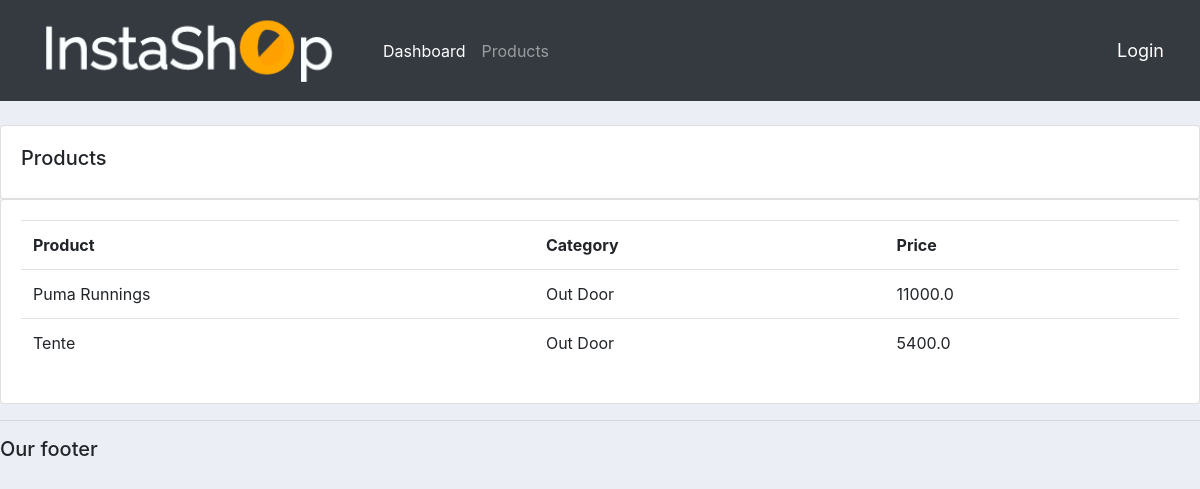
Screenshot of /products/ with the database file from the repository.
### accounts/models.py (models this page shows, shortened)
class Product(models.Model):
	CATEGORY = (
		('Indoor', 'Indoor'),
		('Out Door', 'Out Door'),
	)
	name = models.CharField(max_length=200, null=True)
	price = models.FloatField(null=True)
	category = models.CharField(max_length=200, null=True, choices=CATEGORY)
	description = models.CharField(max_length=200, null=True)
	date_created = models.DateTimeField(auto_now_add=True, null=True)
	tags = models.ManyToManyField(Tag)

### accounts/views.py (the view)
# urls.py: path('products/', views.products, name="products"),
def products(request):
	products = Product.objects.all()
	return render(request, 'accounts/products.html', {'products': products})

### accounts/templates/accounts/products.html
{% extends 'accounts/base.html' %}
{% block content %}
	<br>
	<div class="row">
		<div class="col-md">
			<div class="card card-body">
				<h5>Products</h5>
			</div>
			<div class="card card-body">
				<table class="table">
					<tr>
						<th>Product</th>
						<th>Category</th>
						<th>Price</th>
					</tr>
					{% for i in products %}
						<tr>
							<td>{{ i.name }}</td>
							<td>{{ i.category }}</td>
							<td>{{ i.price }}</td>
						</tr>
					{% endfor %}
				</table>
			</div>
		</div>
	</div>
{% endblock content%}

### static/css/style.css (style rules this page uses)
body { background-color: #ebeff5; }

### rows the page displays
Product: name "Puma Runnings", category "Out Door", price "11000.0"
Product: name "Tente", category "Out Door", price "5400.0"
